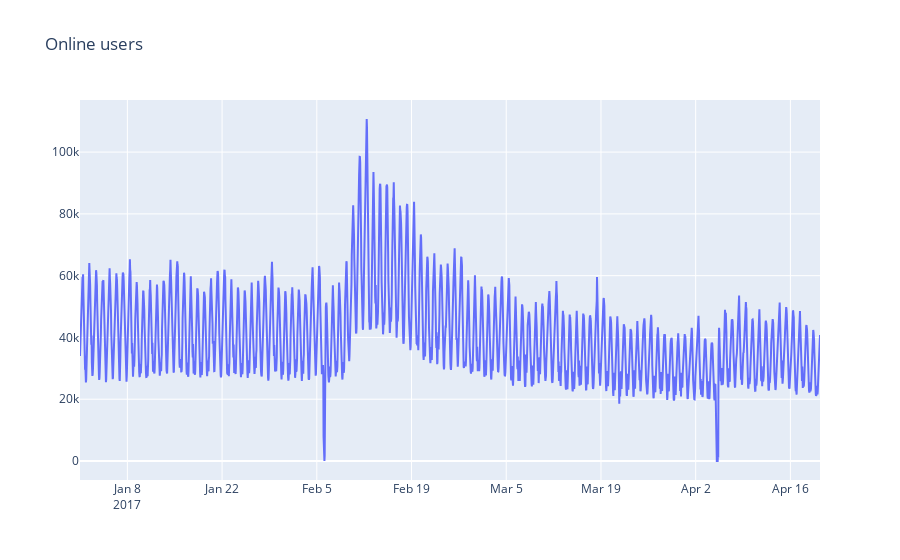

The notebook cell saved with this chart:
### Markdown cell above
Для примера возьмем реальные данные по часовому онлайну игроков в одной из мобильных игрушек

### Code cell
dataset = pd.read_csv("hour_online.csv", index_col=["Time"], parse_dates=["Time"]
)
plotly_df(dataset, title="Online users")

### Figure 1 — Plotly figure (JSON) as saved in the notebook; plotly's stock layout.template omitted (floating-point values rounded to 4 significant figures; data arrays with more than 128 entries replaced by an {"elided": "..."} marker saying what was removed)
{"data": [{"mode": "lines", "name": "Users", "x": {"elided": "2625 str values"}, "y": {"elided": "2625 int values"}, "type": "scatter"}], "layout": {"title": {"text": "Online users"}}}
